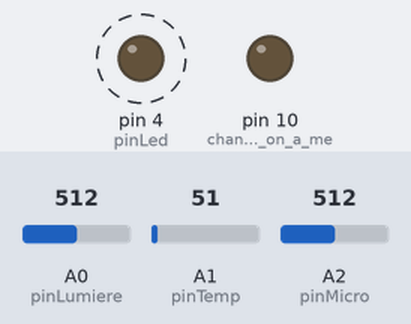
A sketch run on a simulated Arduino Uno, built with avr-gcc and run on an emulated ATmega328P. Parts: output pins drawn as LEDs (lit = HIGH). Wiring (inferred from the names in the program): DS1307 clock at I2C address 0x68. Dashed ring = blinking. The test bench sets the inputs (shaded band); at power-on: A0 (pinLumiere) = 512, A1 (pinTemp) = 51, A2 (pinMicro) = 512. The local clock reads 2024-03-15 10:24:30 at power-on unless the sketch sets it; storage starts empty; what the sketch prints to the serial monitor is not drawn.

Above: at 0.5 s.
Timing chart, 0 to 3.0 s (numbered marks = the images above):
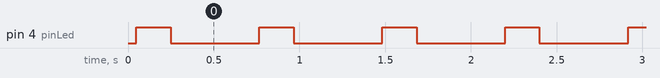

Measured:
- by itself, pin 4 (pinLed): alternates HIGH for 0.20 s and LOW for 0.52 s

The sketch:

duinodataviz.pde
```cpp
//Arduino 1.0+ Only

#include <SD.h>
#include "Wire.h"

#include <SoftwareSerial.h>    // For Arduino 1.0
SoftwareSerial mySerial(7, 8); // For Arduino 1.0


#define DS1307_ADDRESS 0x68
byte zero = 0x00; //workaround for issue #527

// capteur vibration:  - 10 Mohms  doré / bleu / noir / marron
// photorésistance http://wiki.t-o-f.info/Arduino/Photo-r%C3%A9sistance

const int pinLumiere = 0;
const int pinTemp = 1;
const int pinMicro = 2;
const int pinLed = 4;

// set up variables using the SD utility library functions:
Sd2Card card;
SdVolume volume;
SdFile root;

// change this to match your SD shield or module;
// Arduino Ethernet shield: pin 4
// Adafruit SD shields and modules: pin 10
// Sparkfun SD shield: pin 8
const int chipSelect = 10;

File dataFile;

bool bWriteCard = false;

byte decToBcd(byte val){
// Convert normal decimal numbers to binary coded decimal
  return ( (val/10*16) + (val%10) );
}

byte bcdToDec(byte val)  {
// Convert binary coded decimal to normal decimal numbers
  return ( (val/16*10) + (val%16) );
}


String getDate() {

  // Reset the register pointer
  Wire.beginTransmission(DS1307_ADDRESS);
  Wire.write(zero);
  Wire.endTransmission();

  Wire.requestFrom(DS1307_ADDRESS, 7);

  int second = bcdToDec(Wire.read());
  int minute = bcdToDec(Wire.read());
  int hour = bcdToDec(Wire.read() & 0b111111); //24 hour time
  int weekDay = bcdToDec(Wire.read()); //0-6 -> sunday - Saturday
  int monthDay = bcdToDec(Wire.read());
  int month = bcdToDec(Wire.read());
  int year = bcdToDec(Wire.read());

  String out = "";

  out += String(year);
  out += '-';
  out += String(month);
  out += '-';
  out += String(monthDay);
  out += ' ';
  out += String(hour);
  out += ':';
  out += String(minute);
  out += ':';
  out += String(second);

  return out;
}

void setup()
{

  Wire.begin();

  pinMode(pinLed, OUTPUT);

  mySerial.begin(19200);

  // Open serial communications and wait for port to open:
  Serial.begin(19200);
  while (!Serial) {
    ; // wait for serial port to connect. Needed for Leonardo only
  }


  Serial.print("\nInitializing SD card...");
  // On the Ethernet Shield, CS is pin 4. It's set as an output by default.
  // Note that even if it's not used as the CS pin, the hardware SS pin
  // (10 on most Arduino boards, 53 on the Mega) must be left as an output
  // or the SD library functions will not work.
  pinMode(10, OUTPUT);     // change this to 53 on a mega

  // see if the card is present and can be initialized:
  if (!SD.begin(chipSelect))
  {
    Serial.println("Card failed, or not present");
    //return;
  }
  else
  {
    bWriteCard = true;
    Serial.println("card initialized.");
  }

}

void loop(void) {

  String date = getDate();

  int sensorLumiere = analogRead(pinLumiere);


  int sensorTemp = analogRead(pinTemp);

  float voltage = sensorTemp * 5.0 / 1024;
  float temperatureC = voltage  * 100;

  int temperatureEntier = int(temperatureC);
  int temperatureDec = int((temperatureC  - temperatureEntier) * 10);

  int sensorMicro = analogRead(pinMicro);

  String out;
  out += date;
  out += ';';
  out += String(sensorLumiere);
  out += ';';
  out += String(temperatureEntier);
  out += '.';
  out += String(temperatureDec);
  out += ';';
  out += String(sensorMicro);


  if (!SD.exists("DUINODV.TXT")){
    File dataFile = SD.open("DUINODV.TXT", FILE_WRITE);
    dataFile.println("datetime;lumiere;temperature");
    dataFile.close();
  }

  dataFile = SD.open("DUINODV.TXT", FILE_WRITE);

  // if the file is available, write to it:
  if (dataFile) {
    dataFile.println(out);

    dataFile.close();
    // print to the serial port too:
    Serial.println(out);

  }
  // if the file isn't open, pop up an error:
  else {
    Serial.println("error opening DUINODV.TXT");
  }

  digitalWrite(pinLed, HIGH);   // turn the LED on (HIGH is the voltage level)
  delay(200);               // wait for a second
  digitalWrite(pinLed, LOW);    // turn the LED off by making the voltage LOW
  delay(500);
}
```
